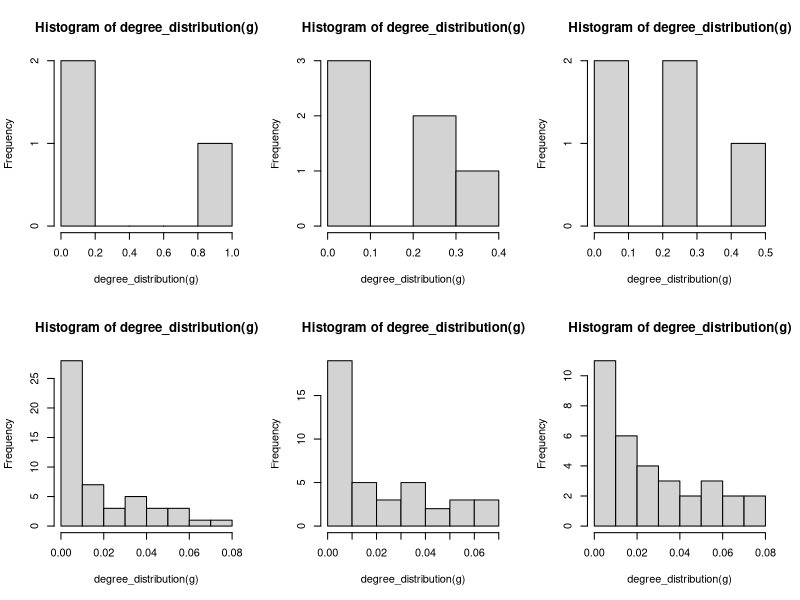
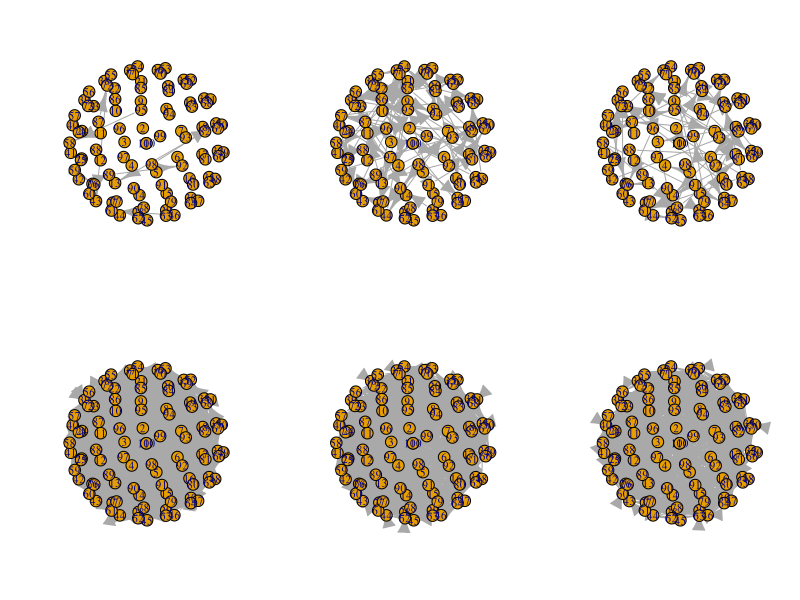

Source code (R) for these figures, in order:



install.packages(c('purrr','gtools','igraph'))
library(purrr)
library(gtools)
library('igraph')
##############################################
#               simulate nodes fixed effect and covariates
##############################################

#number of nodes

n <- 100

#Simulating individual fixed effects
alpha <- runif(n)
beta  <- runif(n)


#covariates
x <- runif(n)




##############################################
#   simulate layers
##############################################

# define
perm <- function(n, r){
  return(factorial(n)/factorial(n - r))
}


# number of layers
m <- 3

#number of inter and intra layers
lnum <-  perm(m,2)


# layer fixed effect vector
c <- runif(m)

# layer fixed effect combinations 
lfex=combinations(m,2,c,repeats.allowed=T)


# layer fixed effect combinations product
lfex_p <- lfex[,1]*lfex[,2]


# define parameters
thetas <- runif(lnum, 0, 1) 

parname <- c('b11','b12','b13','b22','b23','b33')

# par name
names(thetas) <- parname


#simulate the connection level noise

eps <- matrix(runif(n^2),nrow = n)

##############################################
#   simulate network
##############################################

#create matrix of observables for connections
x_i_j <-  matrix(nrow=n, ncol = n)

for (i in 1:n){
  for (j in 1:n){
     if (i!=j){
    x_i_j[i,j] <- (x[i]+ x[j])/2

     }
  }
}


#create matrix of to store index
emat <- lapply(c(1:length(parname)), function(x){x_i_j})

#multiply each layer times the specific layer parameter
emat <- map2(emat,thetas,function(x,y){exp(x*y)} )

#multiply each layer  by layer fixed effect
emat <- map2(emat,lfex_p,function(x,y){x*y} )


#multiply each layer  by node fixed effect
emat <- lapply(emat,function(x){
        for(i in 1:n){
          x[,i]= x[,i]*beta[i]
          x[i,]=  x[i,]*alpha[i]
        }
        return(x)
      } )



#simulate connections

y <- lapply(emat,function(x){
  for(i in 1:n){
    for(j in 1:n){
    x[i,j]= rbinom(1,size=1,p=x[i,j])    
    
  }}
  return(x)
} )




par(mfrow=c(2,3))
lapply(y,function(x){
  g=graph_from_adjacency_matrix( x)
  g$layout <- layout_on_sphere
  #print(edge_density(g))
  hist(degree_distribution(g))
  #plot(g)   

  })


lapply(y,function(x){
  g=graph_from_adjacency_matrix( x)
  #g$layout <- layout_on_sphere
  print(edge_density(g))
  #hist(degree_distribution(g))
  #plot(g)   
  
})


par(mfrow=c(2,3))
lapply(y,function(x){
  g=graph_from_adjacency_matrix( x)
  g$layout <- layout_on_sphere
  print(edge_density(g))
  #hist(degree_distribution(g))
  plot(g)   
  
})




